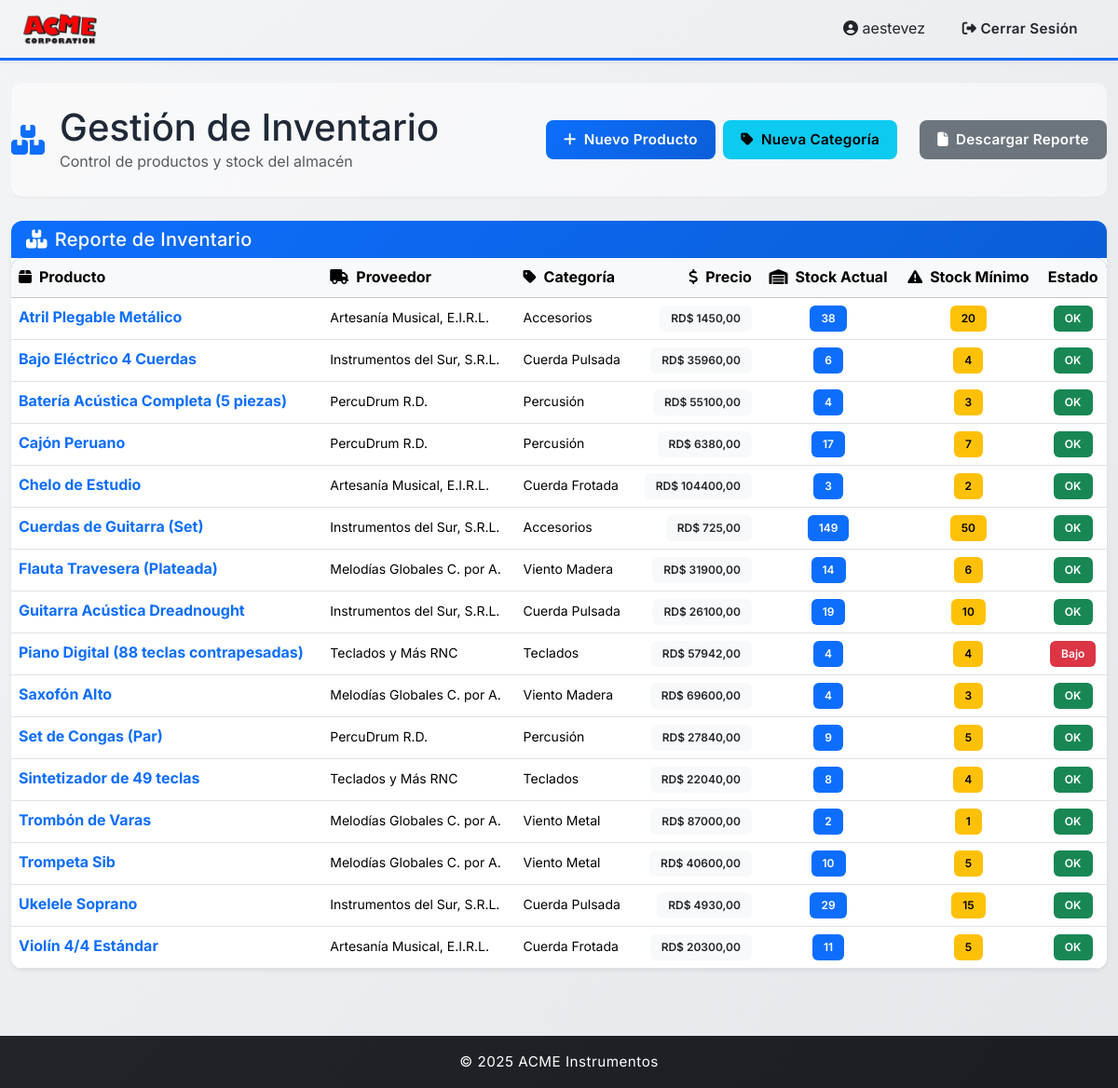
The app's page /inventario/ (signed in), older data.
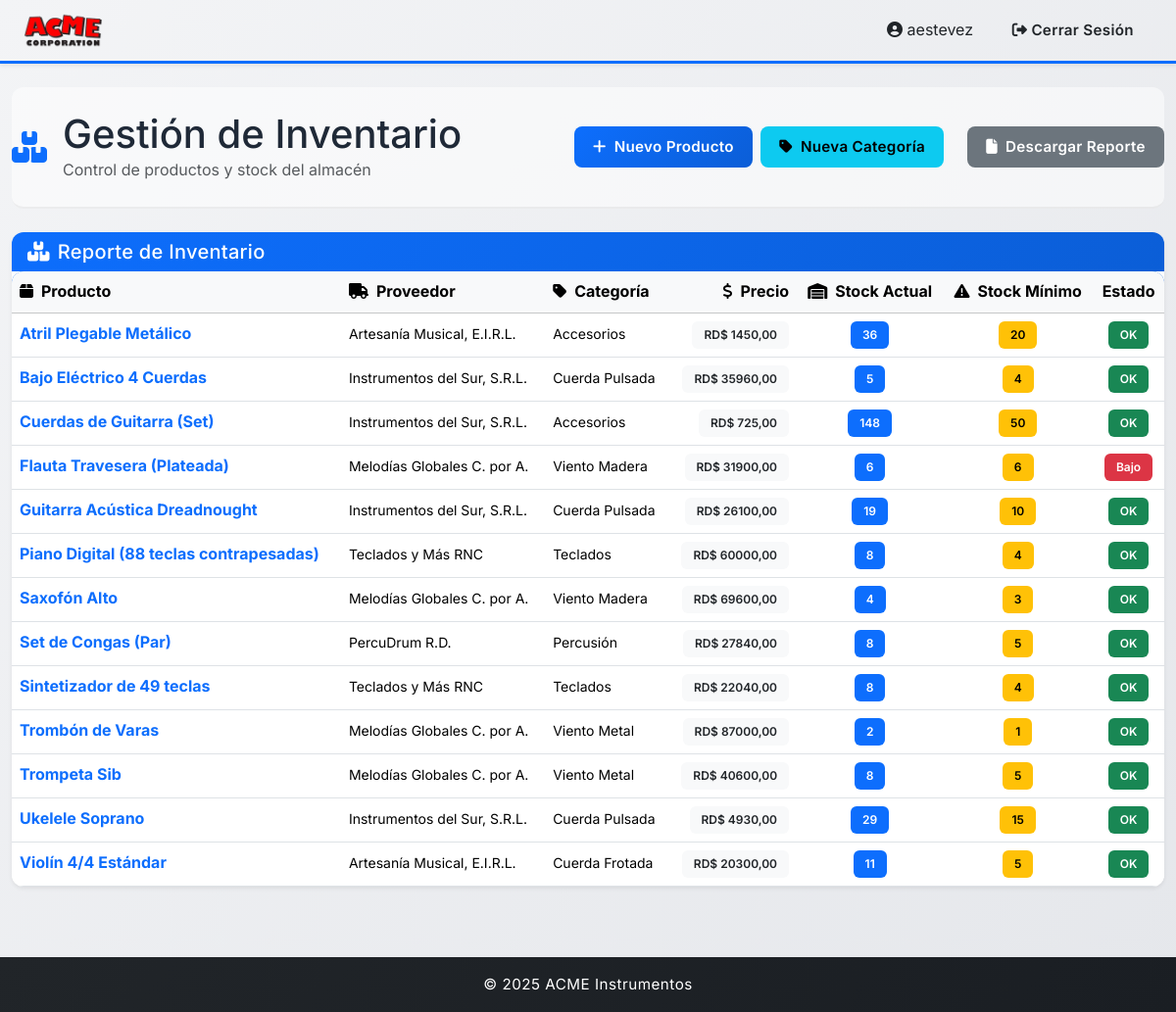
The same page, newer data.
### inventario/models.py (models this page shows, shortened)
class Producto(models.Model):
    id_producto = models.AutoField(primary_key=True)
    codigo = models.CharField(max_length=10, unique=True, blank=True, editable=False)
    nombre = models.CharField(max_length=50, unique=True)
    imagen = models.ImageField(upload_to="productos/", null=True, blank=True)
    categoria = models.ForeignKey(CategoriaProducto, on_delete=models.CASCADE)
    proveedor = models.ForeignKey(
        "proveedores.Proveedor",
        on_delete=models.SET_NULL,
        null=True,
        blank=True,
        related_name="productos",
    )
    precio_unitario = models.DecimalField(max_digits=10, decimal_places=2)
    stock_actual = models.IntegerField()
    stock_minimo = models.IntegerField()
    creado_en = models.DateTimeField(auto_now_add=True)

class CategoriaProducto(models.Model):
    id_categoria = models.AutoField(primary_key=True)
    descripcion = models.CharField(max_length=100, unique=True)

### proveedores/models.py (models this page shows, shortened)
class Proveedor(models.Model):
    id_proveedor = models.AutoField(primary_key=True)
    nombre = models.CharField(max_length=50)
    categorias = models.ManyToManyField(
        "inventario.CategoriaProducto", related_name="proveedores", blank=True
    )
    direccion = models.CharField(max_length=100)
    contacto = models.CharField(max_length=100)
    rnc_cedula = models.CharField(max_length=20)
    telefono = models.CharField(max_length=15)
    correo = models.EmailField(max_length=100)
    STATUS_CHOICES = [
        ("activo", "Activo"),
        ("inactivo", "Inactivo"),
    ]
    estado = models.CharField(max_length=10, choices=STATUS_CHOICES, default="activo")

### inventario/views.py (the view)
# urls.py: path("", menu_inventario, name="inventario"),
def menu_inventario(request):
    productos = Producto.objects.select_related("proveedor", "categoria").order_by(
        "nombre"
    )
    return render(request, "inventario_menu.html", {"productos": productos})

### inventario/templates/inventario_menu.html (shortened to what this page needs)
{% extends "base.html" %} {% block content %}
<div class="page-header mb-4">
  <div class="row align-items-center">
    <div class="col">
      <div class="d-flex align-items-center">
        <i class="fas fa-boxes fa-2x text-primary me-3"></i>
        <div>
          <h1 class="mb-0">Gestión de Inventario</h1>
          <p class="text-muted mb-0">Control de productos y stock del almacén</p>
        </div>
      </div>
    </div>
    <div class="col-auto d-flex gap-2">
      <a href="/inventario/producto/nuevo/" class="btn btn-primary btn-lg">
        <i class="fas fa-plus me-2"></i>Nuevo Producto
      </a>
      <a href="/inventario/categoria/nueva/" class="btn btn-info btn-lg">
        <i class="fas fa-tag me-2"></i>Nueva Categoría
      </a>
    </div>
    <div class="col-auto">
      <a href="{% url 'reporte_inventario' %}" class="btn btn-secondary btn-lg">
        <i class="fas fa-file me-2"></i>Descargar Reporte
      </a>
    </div>
  </div>
</div>
<div class="card shadow-sm">
  <div class="card-header bg-gradient-primary text-white">
    <h5 class="mb-0"><i class="fas fa-boxes me-2"></i>Reporte de Inventario</h5>
  </div>
  <div class="card-body p-0">
    {% if productos %}
    <div class="table-responsive">
      <table class="table table-hover mb-0">
        <thead class="table-light">
          <tr>
            <th><i class="fas fa-box me-2"></i>Producto</th>
            <th><i class="fas fa-truck me-2"></i>Proveedor</th>
            <th><i class="fas fa-tag me-2"></i>Categoría</th>
            <th class="text-end"><i class="fas fa-dollar-sign me-2"></i>Precio</th>
            <th class="text-center"><i class="fas fa-warehouse me-2"></i>Stock Actual</th>
            <th class="text-center"><i class="fas fa-exclamation-triangle me-2"></i>Stock Mínimo</th>
            <th class="text-center">Estado</th>
          </tr>
        </thead>
        <tbody>
          {% for p in productos %}
          <tr>
            <td>
              <a href="{% url 'producto_detalle' p.codigo %}" class="fw-bold text-primary text-decoration-none">
                {{ p.nombre }}
              </a>
            </td>
            <td><small>{{ p.proveedor.nombre }}</small></td>
            <td><small>{{ p.categoria.descripcion }}</small></td>
            <td class="text-end">
              <span class="badge bg-light text-dark">RD$ {{ p.precio_unitario }}</span>
            </td>
            <td class="text-center">
              <span class="badge bg-primary">{{ p.stock_actual }}</span>
            </td>
            <td class="text-center">
              <span class="badge bg-warning">{{ p.stock_minimo }}</span>
            </td>
            <td class="text-center">
              {% if p.stock_actual <= p.stock_minimo %}
                <span class="badge bg-danger">Bajo</span>
              {% else %}
                <span class="badge bg-success">OK</span>
              {% endif %}
            </td>
          </tr>
          {% endfor %}
        </tbody>
      </table>
    </div>
    {% endif %}
  </div>
</div>
{% endblock %}

### templates/base.html (shortened to what this page needs)
{% load static %}
<!DOCTYPE html>
<html lang="es">
  <head>
    <link
      href="https://cdn.jsdelivr.net/npm/bootstrap@5.3.8/dist/css/bootstrap.min.css"
      rel="stylesheet"
    />
    <link rel="stylesheet" href="https://cdnjs.cloudflare.com/ajax/libs/font-awesome/6.4.0/css/all.min.css" />
    <link rel="stylesheet" href="{% static 'styles.css' %}" />
  </head>
  <body>
    <nav class="navbar navbar-expand-lg text-dark shadow-sm">
      <div class="container-fluid px-4">
        <a class="navbar-brand fw-bold d-flex align-items-center" href="{% url 'home' %}">
          <img src="{% static 'logo.webp' %}" alt="ACME logo" width="80" />
        </a>
        <div class="collapse navbar-collapse" id="navbarNav">
          <div class="ms-auto">
            {% if user.is_authenticated %}
            <span class="me-3"><i class="fas fa-user-circle"></i> {{ user.username }}</span>
            <form method="post" action="{% url 'logout' %}" class="d-inline">
              <button type="submit" class="btn btn-outline-light btn-sm text-dark">
                <i class="fas fa-sign-out-alt"></i> Cerrar Sesión
              </button>
            </form>
            {% endif %}
          </div>
        </div>
      </div>
    </nav>
    <main class="py-4">
      <div class="container-fluid">
        {% block content %} {% endblock %}
      </div>
    </main>
    <footer class="bg-dark text-white text-center py-3 mt-5">
      <p class="mb-0">&copy; 2025 ACME Instrumentos</p>
    </footer>
  </body>
</html>

### static/styles.css (style rules this page uses)
* { margin: 0; padding: 0; box-sizing: border-box; font-family: 'Inter', -apple-system, BlinkMacSystemFont, 'Segoe UI', sans-serif; }
:root { --primary-color: #0d6efd; --secondary-color: #6c757d; --success-color: #10b981; --danger-color: #ef4444; --warning-color: #f59e0b; --info-color: #06b6d4; --light-bg: #f9fafb; --dark-bg: #1f2937; --border-radius: 12px; --transition: all 0.3s cubic-bezier(0.4, 0, 0.2, 1); --shadow-sm: 0 1px 2px 0 rgba(0, 0, 0, 0.05); --shadow-md: 0 4px 6px -1px rgba(0, 0, 0, 0.1); --shadow-lg: 0 10px 15px -3px rgba(0, 0, 0, 0.1); --shadow-xl: 0 20px 25px -5px rgba(0, 0, 0, 0.1); }
html { scroll-behavior: smooth; }
html, body { height: 100%; }
body { display: flex; flex-direction: column; background: linear-gradient(135deg, #f3f4f6 0%, #e5e7eb 100%); min-height: 100vh; color: #1f2937; font-weight: 400; line-height: 1.6; }
.navbar { box-shadow: 0 2px 15px rgba(0, 0, 0, 0.1); border-bottom: 3px solid var(--primary-color); }
.bg-gradient-primary { background: linear-gradient(135deg, #0d6efd 0%, #0b5ed7 100%) !important; }
.navbar-brand { font-size: 1.5rem; letter-spacing: 1px; transition: var(--transition); }
footer { background: linear-gradient(135deg, #212529 0%, #1a1e23 100%); margin-top: auto; }
footer p { font-size: 0.95rem; letter-spacing: 0.5px; }
main { flex: 1; }
.btn { border-radius: 8px; font-weight: 600; padding: 0.6rem 1.2rem; transition: var(--transition); border: none; font-size: 0.95rem; letter-spacing: 0.3px; position: relative; overflow: hidden; }
.btn::before { content: ''; position: absolute; top: 50%; left: 50%; width: 0; height: 0; border-radius: 50%; background: rgba(255, 255, 255, 0.5); transform: translate(-50%, -50%); transition: width 0.6s, height 0.6s; pointer-events: none; }
.btn-primary { background: linear-gradient(135deg, #0d6efd 0%, #0b5ed7 100%); border: none; }
.table { background-color: white; border-radius: var(--border-radius); overflow: hidden; box-shadow: 0 2px 10px rgba(0, 0, 0, 0.05); }
.table thead { background: linear-gradient(135deg, #0d6efd 0%, #0b5ed7 100%); color: white; }
.card { border: none; border-radius: var(--border-radius); box-shadow: var(--shadow-md); transition: var(--transition); background: white; overflow: hidden; }
.card-header { background: linear-gradient(135deg, #0d6efd 0%, #0b5ed7 100%); color: white; border: none; border-radius: var(--border-radius) var(--border-radius) 0 0; font-weight: 600; letter-spacing: 0.3px; }
.page-header { padding: 1.5rem 0; border-bottom: 2px solid rgba(0, 0, 0, 0.05); background: rgba(255, 255, 255, 0.5); border-radius: var(--border-radius); }
.badge { padding: 0.5rem 0.75rem; font-weight: 600; border-radius: 6px; }
.badge.bg-success { background-color: #198754 !important; }
.badge.bg-danger { background-color: #dc3545 !important; }
.badge.bg-warning { background-color: #ffc107 !important; color: #000 !important; }

Row changes from the older to the newer data that the page shows:
removed Producto: nombre "Batería Acústica Completa (5 piezas)", proveedor.nombre "PercuDrum R.D.", categoria.descripcion "Percusión", precio_unitario "55100,00", stock_actual "4", stock_minimo "3", shows "OK"
removed Producto: nombre "Cajón Peruano", proveedor.nombre "PercuDrum R.D.", categoria.descripcion "Percusión", precio_unitario "6380,00", stock_actual "17", stock_minimo "7", shows "OK"
removed Producto: nombre "Chelo de Estudio", proveedor.nombre "Artesanía Musical, E.I.R.L.", categoria.descripcion "Cuerda Frotada", precio_unitario "104400,00", stock_actual "3", stock_minimo "2", shows "OK"
changed Producto "Atril Plegable Metálico": stock_actual "38" → "36"
changed Producto "Bajo Eléctrico 4 Cuerdas": stock_actual "6" → "5"
changed Producto "Cuerdas de Guitarra (Set)": stock_actual "149" → "148"
changed Producto "Flauta Travesera (Plateada)": stock_actual "14" → "6"; stock_actual "OK" → "Bajo"
changed Producto "Piano Digital (88 teclas contrapesadas)": precio_unitario "57942,00" → "60000,00"; stock_actual "4" → "8"; stock_actual "Bajo" → "OK"
changed Producto "Set de Congas (Par)": stock_actual "9" → "8"
changed Producto "Trompeta Sib": stock_actual "10" → "8"
